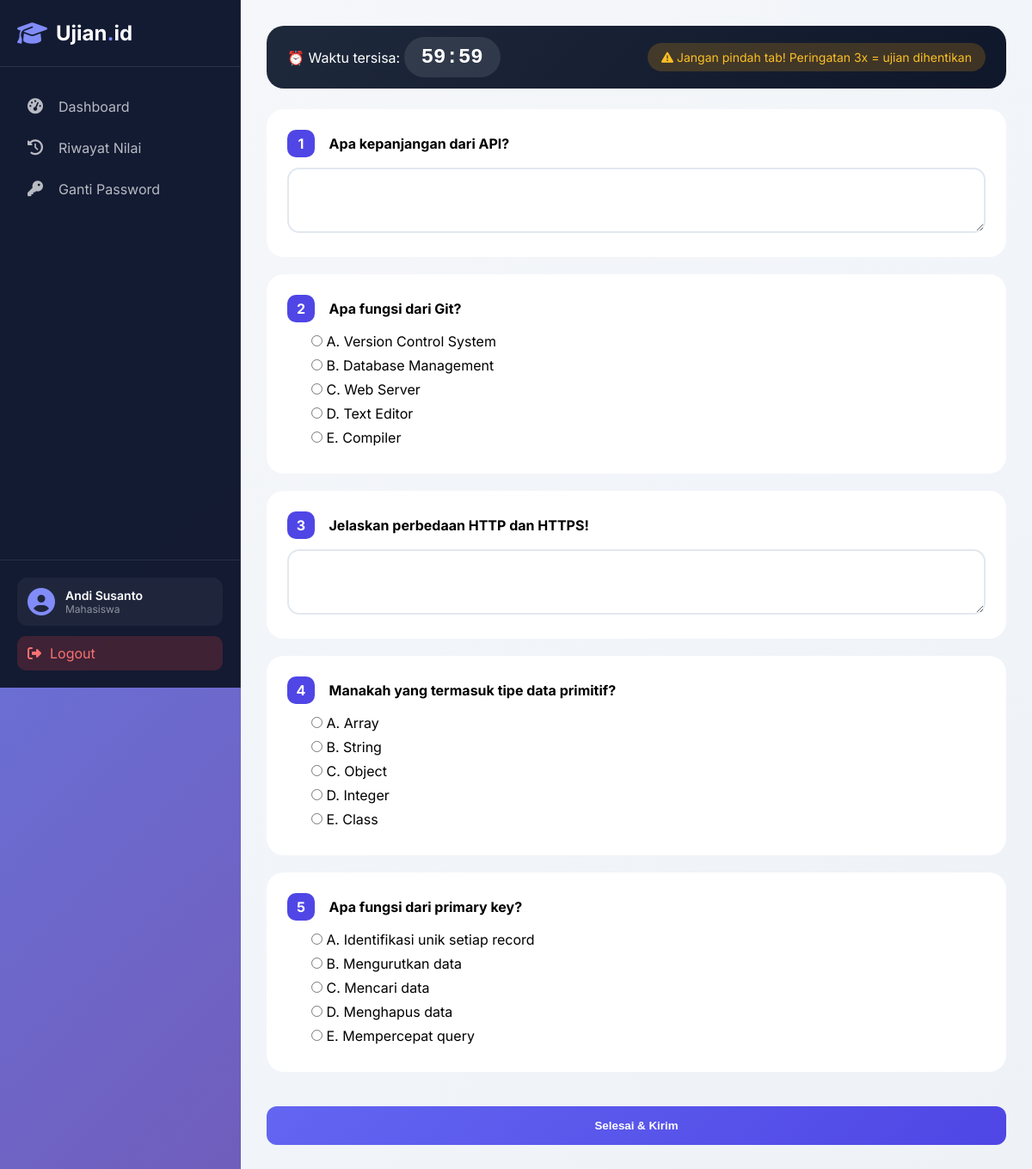
/mahasiswa/ujian/mulai.php?mk_induk_id=1 (signed in), run on the app's committed database.
### tables this page shows
CREATE TABLE `soal` (
  `id` int(11) NOT NULL AUTO_INCREMENT,
  `mk_id` int(11) NOT NULL,
  `mk_induk_id` int(11) DEFAULT NULL,
  `tipe_soal` enum('pg','essay_mutlak','essay_argumen') NOT NULL,
  `teks_soal` text NOT NULL,
  `pilihan_A` text DEFAULT NULL,
  `pilihan_B` text DEFAULT NULL,
  `pilihan_C` text DEFAULT NULL,
  `pilihan_D` text DEFAULT NULL,
  `pilihan_E` text DEFAULT NULL,
  `kunci_jawaban` text NOT NULL,
  `bobot` int(11) DEFAULT 10,
  `created_at` timestamp NOT NULL DEFAULT current_timestamp(),
  PRIMARY KEY (`id`),
  KEY `mk_id` (`mk_id`),
  KEY `fk_soal_mk_induk` (`mk_induk_id`),
  CONSTRAINT `fk_soal_mk_induk` FOREIGN KEY (`mk_induk_id`) REFERENCES `mata_kuliah_induk` (`id`) ON DELETE CASCADE,
  CONSTRAINT `soal_ibfk_1` FOREIGN KEY (`mk_id`) REFERENCES `mata_kuliah` (`id`) ON DELETE CASCADE
);

### includes/fungsi.php (called while the page is built, shortened)
<?php
function ambilSoalAcakInduk($mk_induk_id, $jumlah = 5, $conn) {
    $query = "SELECT id FROM soal WHERE mk_induk_id = $mk_induk_id";
    $result = mysqli_query($conn, $query);
    $soal_ids = [];
    while ($row = mysqli_fetch_assoc($result)) {
        $soal_ids[] = $row['id'];
    }
    shuffle($soal_ids);
    return array_slice($soal_ids, 0, $jumlah);
}
?>

### mahasiswa/ujian/mulai.php (the view, shortened to what this page needs)
<?php
include '../../config/database.php';
include '../../includes/fungsi.php';
$mk_induk_id = $_GET['mk_induk_id'];
$mahasiswa_id = $_SESSION['user_id'];
$mk = mysqli_fetch_assoc(mysqli_query($conn, "SELECT id, durasi_ujian FROM mata_kuliah WHERE mk_induk_id = $mk_induk_id LIMIT 1"));
$mk_id = $mk['id'];
$durasi_ujian = $mk['durasi_ujian'];
$enroll = mysqli_fetch_assoc(mysqli_query($conn, "
    SELECT e.id
    FROM enrollments e
    JOIN enrollment_mk em ON em.enrollment_id = e.id
    WHERE e.mahasiswa_id = $mahasiswa_id AND em.mk_induk_id = $mk_induk_id AND em.status = 'active'
    LIMIT 1
"));
$enrollment_id = $enroll['id'];
$ujian_aktif = cekUjianBerlangsung($enrollment_id, $mk_id, $conn);
if ($ujian_aktif) {
    $ujian_id = $ujian_aktif['id'];
    $soal_ids = json_decode($ujian_aktif['soal_yang_dikeluarkan'], true);
    $mulai = $ujian_aktif['mulai_ujian'];
} else {
    $soal_ids = ambilSoalAcakInduk($mk_induk_id, 5, $conn);
    mysqli_query($conn, "INSERT INTO ujian (enrollment_id, mk_id, mulai_ujian, status, soal_yang_dikeluarkan)
                         VALUES ($enrollment_id, $mk_id, NOW(), 'sedang', '" . json_encode($soal_ids) . "')");
    $mulai = date('Y-m-d H:i:s');
}
$mulai_time = strtotime($mulai);
$waktu_habis = $mulai_time + ($durasi_ujian * 60);
$sisa_detik = max(0, $waktu_habis - time());
include '../../includes/header.php';
?>
<div class="ujian-header">
    <span>⏰ Waktu tersisa: <span id="timer" class="timer-box"><?= floor($sisa_detik/60) . ":" . str_pad($sisa_detik%60,2,'0',STR_PAD_LEFT) ?></span></span>
    <span class="warning-box"><i class="fas fa-exclamation-triangle"></i> Jangan pindah tab! Peringatan 3x = ujian dihentikan</span>
</div>
<form id="formUjian">
    <div id="soal_container">
        <?php $no = 1; foreach($soal_ids as $soal_id):
            $soal = mysqli_fetch_assoc(mysqli_query($conn, "SELECT * FROM soal WHERE id=$soal_id"));
        ?>
        <div class="soal-card" data-soal-id="<?= $soal_id ?>" data-soal-no="<?= $no ?>">
            <div><span class="soal-number"><?= $no++ ?></span> <strong class="soal-teks"><?= htmlspecialchars($soal['teks_soal']) ?></strong></div>
            <?php if($soal['tipe_soal'] == 'pg'): ?>
                <div class="radio-group" style="margin-top: 12px; margin-left: 20px;">
                    <label style="display: block; margin-bottom: 8px;">
                        <input type="radio" name="jawaban_<?= $soal_id ?>" value="A" class="jawaban-item" data-soal-id="<?= $soal_id ?>">
                        A. <?= htmlspecialchars($soal['pilihan_A']) ?>
                    </label>
                    <label style="display: block; margin-bottom: 8px;">
                        <input type="radio" name="jawaban_<?= $soal_id ?>" value="B" class="jawaban-item" data-soal-id="<?= $soal_id ?>">
                        B. <?= htmlspecialchars($soal['pilihan_B']) ?>
                    </label>
                    <label style="display: block; margin-bottom: 8px;">
                        <input type="radio" name="jawaban_<?= $soal_id ?>" value="C" class="jawaban-item" data-soal-id="<?= $soal_id ?>">
                        C. <?= htmlspecialchars($soal['pilihan_C']) ?>
                    </label>
                    <label style="display: block; margin-bottom: 8px;">
                        <input type="radio" name="jawaban_<?= $soal_id ?>" value="D" class="jawaban-item" data-soal-id="<?= $soal_id ?>">
                        D. <?= htmlspecialchars($soal['pilihan_D']) ?>
                    </label>
                    <label style="display: block; margin-bottom: 8px;">
                        <input type="radio" name="jawaban_<?= $soal_id ?>" value="E" class="jawaban-item" data-soal-id="<?= $soal_id ?>">
                        E. <?= htmlspecialchars($soal['pilihan_E']) ?>
                    </label>
                </div>
            <?php else: ?>
                <textarea class="jawaban-item form-control" data-soal-id="<?= $soal_id ?>" rows="3" style="margin-top:12px"></textarea>
            <?php endif; ?>
        </div>
        <?php endforeach; ?>
    </div>
    <button type="button" class="btn-primary" onclick="kirimUjian()" style="width:100%;padding:15px; margin-top:20px;">Selesai & Kirim</button>
</form>
<?php include '../../includes/footer.php'; ?>

### assets/css/style.css (style rules this page uses)
* { margin: 0; padding: 0; box-sizing: border-box; }
body { font-family: 'Inter', sans-serif; background: linear-gradient(135deg, #667eea 0%, #764ba2 100%); min-height: 100vh; }
.btn-primary { background: linear-gradient(135deg, #6366f1, #4f46e5); border: none; padding: 10px 20px; border-radius: 12px; color: white; font-weight: 600; cursor: pointer; transition: all 0.3s ease; text-decoration: none; display: inline-block; }
.form-control { width: 100%; padding: 12px 16px; border: 2px solid #e2e8f0; border-radius: 14px; font-size: 14px; transition: all 0.3s ease; }
.ujian-header { background: linear-gradient(135deg, #1e293b, #0f172a); border-radius: 20px; padding: 20px 24px; margin-bottom: 24px; display: flex; justify-content: space-between; align-items: center; color: white; flex-wrap: wrap; gap: 10px; }
.timer-box { background: rgba(255,255,255,0.1); padding: 10px 20px; border-radius: 40px; font-family: monospace; font-size: 24px; font-weight: 700; }
.warning-box { background: rgba(245,158,11,0.2); padding: 8px 16px; border-radius: 40px; color: #fbbf24; font-size: 14px; }
.soal-card { background: white; border-radius: 20px; padding: 24px; margin-bottom: 20px; }
.soal-number { background: #4f46e5; color: white; width: 32px; height: 32px; border-radius: 10px; display: inline-flex; align-items: center; justify-content: center; font-weight: 700; margin-right: 12px; }
.radio-group { margin: 12px 0 0 20px; }
.radio-group label { margin-left: 8px; margin-right: 20px; cursor: pointer; }

### data on the page
soal: teks_soal "Apa kepanjangan dari API?"
soal: teks_soal "Apa fungsi dari Git?", pilihan_A "Version Control System", pilihan_B "Database Management", pilihan_C "Web Server", pilihan_D "Text Editor", pilihan_E "Compiler"
soal: teks_soal "Jelaskan perbedaan HTTP dan HTTPS!"
soal: teks_soal "Manakah yang termasuk tipe data primitif?", pilihan_A "Array", pilihan_B "String", pilihan_C "Object", pilihan_D "Integer", pilihan_E "Class"
soal: teks_soal "Apa fungsi dari primary key?", pilihan_A "Identifikasi unik setiap record", pilihan_B "Mengurutkan data", pilihan_C "Mencari data", pilihan_D "Menghapus data", pilihan_E "Mempercepat query"

### other printed values
$_SESSION['nama'] "Andi Susanto"
$_SESSION['role'] "Mahasiswa"
